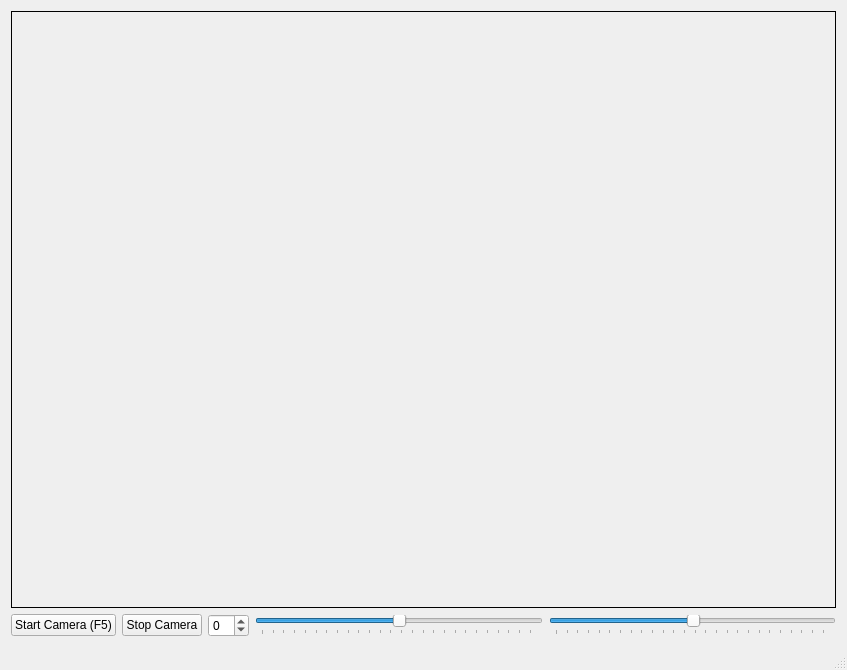
<?xml version="1.0" encoding="UTF-8"?>
<ui version="4.0">
 <class>MainWindow</class>
 <widget class="QMainWindow" name="MainWindow">
  <property name="geometry">
   <rect>
    <x>0</x>
    <y>0</y>
    <width>847</width>
    <height>670</height>
   </rect>
  </property>
  <property name="windowTitle">
   <string>Camera Calibration</string>
  </property>
  <widget class="QWidget" name="centralWidget">
   <layout class="QGridLayout" name="gridLayout">
    <item row="1" column="0">
     <widget class="QPushButton" name="startCameraButton">
      <property name="text">
       <string>Start Camera (F5)</string>
      </property>
     </widget>
    </item>
    <item row="0" column="0" colspan="5">
     <widget class="QLabel" name="labelImage">
      <property name="sizePolicy">
       <sizepolicy hsizetype="MinimumExpanding" vsizetype="MinimumExpanding">
        <horstretch>0</horstretch>
        <verstretch>0</verstretch>
       </sizepolicy>
      </property>
      <property name="minimumSize">
       <size>
        <width>20</width>
        <height>20</height>
       </size>
      </property>
      <property name="autoFillBackground">
       <bool>false</bool>
      </property>
      <property name="frameShape">
       <enum>QFrame::Box</enum>
      </property>
      <property name="text">
       <string/>
      </property>
     </widget>
    </item>
    <item row="1" column="4">
     <widget class="QSlider" name="horizontalSliderMaxvalue">
      <property name="maximum">
       <number>255</number>
      </property>
      <property name="value">
       <number>128</number>
      </property>
      <property name="orientation">
       <enum>Qt::Horizontal</enum>
      </property>
      <property name="tickPosition">
       <enum>QSlider::TicksBelow</enum>
      </property>
     </widget>
    </item>
    <item row="1" column="1">
     <widget class="QPushButton" name="stopCameraButton">
      <property name="text">
       <string>Stop Camera</string>
      </property>
     </widget>
    </item>
    <item row="1" column="3">
     <widget class="QSlider" name="horizontalSliderThreshold">
      <property name="maximum">
       <number>255</number>
      </property>
      <property name="value">
       <number>128</number>
      </property>
      <property name="orientation">
       <enum>Qt::Horizontal</enum>
      </property>
      <property name="tickPosition">
       <enum>QSlider::TicksBelow</enum>
      </property>
     </widget>
    </item>
    <item row="1" column="2">
     <widget class="QSpinBox" name="spinBoxCaptureID">
      <property name="minimum">
       <number>-1</number>
      </property>
     </widget>
    </item>
   </layout>
  </widget>
  <widget class="QStatusBar" name="statusBar"/>
 </widget>
 <layoutdefault spacing="6" margin="11"/>
 <resources/>
 <connections/>
</ui>
